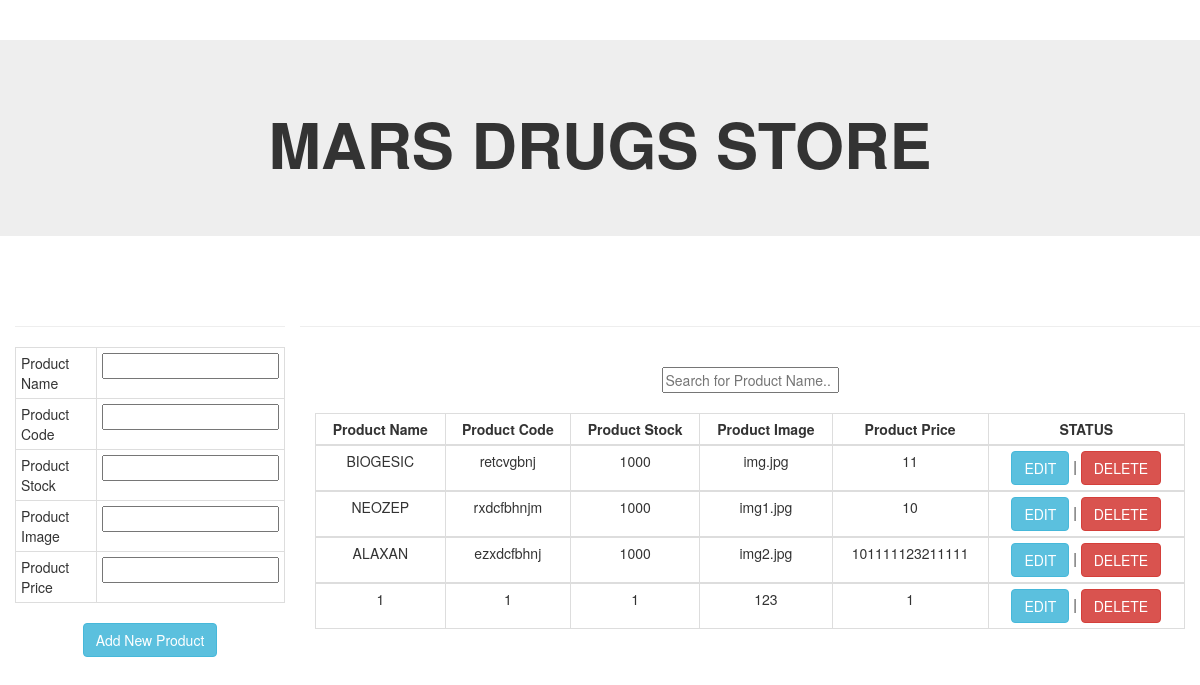
The page / on the database its author committed.
### tables this page shows
CREATE TABLE `tblproduct` (
  `id` int(45) NOT NULL,
  `pro_name` varchar(255) NOT NULL,
  `pro_code` varchar(255) NOT NULL,
  `pro_stock` varchar(255) NOT NULL,
  `pro_image` varchar(255) NOT NULL,
  `pro_price` varchar(255) NOT NULL
);

### application/controllers/product.php (called while the page is built, shortened)
<?php
class Product extends CI_Controller {
	public function index()
	{
		$this->load->model('product_model');
		$result=$this->product_model->index();
		$data=array('productlist'=>$result);
		$this->load->view("product",$data);
	}
}

### index.php (called while the page is built, shortened)
<?php
require_once BASEPATH.'core/CodeIgniter.php';

### application/models/product_model.php (called while the page is built, shortened)
<?php
class Product_model extends CI_Model{
	function index()
	{
		return $this->db->get('tblproduct');
	}
}

### application/views/product.php (the view, shortened to what this page needs)
<!DOCTYPE html>
<html>
<head>
  <link rel="stylesheet" href="https://maxcdn.bootstrapcdn.com/bootstrap/3.3.7/css/bootstrap.min.css">
</head>
<body>
<div align="center">
<br>
<br>
	<div class="row">
		<div class="jumbotron">
    	<h1><b>MARS DRUGS STORE</h1></b>
	</div>
	</div>
	<div class="col-sm-3">
	<br><br><hr>
		<form action="<?php base_url()?>product/insert" method="post">
		<table class="table table-condensed table-bordered" border="3" >
				<td>Product Name</td>
				<td><input type="text" name="name" required></td>
			<tr>
				<td>Product Code</td>
				<td><input type="text" name="code" required></td>
			</tr>
			<tr>
				<td>Product Stock</td>
				<td><input type="text" name="stock" required></td>
			</tr>
			<tr>
				<td>Product Image</td>
				<td><input type="text" name="image" required></td>
			</tr>
			<tr>
				<td>Product Price</td>
				<td><input type="text" name="price" required></td>
			</tr>
		</table>
		<td><button type="submit" class="btn btn-info">Add New Product</button></td>
	</form>
	</div>
	<br>
	<br>
	<hr>
	<div class="container col-sm-9" >
	<input type="text" id="myInput" onkeyup="myFunction()" placeholder="Search for Product Name.."><br><br>
		<table class="table table-condensed table-bordered" align="center" id="myTable">
		<thead ">
			<th style="text-align:center">Product Name</th>
			<th style="text-align:center">Product Code</th>
			<th style="text-align:center">Product Stock</th>
			<th style="text-align:center">Product Image</th>
			<th style="text-align:center">Product Price</th>
			<th style="text-align:center">STATUS</th>
		</thead>
		<?php
			foreach($productlist->result() as $re)
			echo "<tbody align='center'><tr>"
				."<td> $re->pro_name</td>"
				."<td> $re->pro_code</td>"
				."<td> $re->pro_stock</td>"
				."<td> $re->pro_image</td>"
				."<td> $re->pro_price</td>"
				."<td><a class='btn btn-info' href='".base_url()."product/view/$re->id'>EDIT</a> | <a class='btn btn-danger' href='".base_url()."product/delete/$re->id'>DELETE</a></td>"
				."</tr></tbody>";
		?>
		</table>
	</div>
</div>
</body>
</html>

### rows shown on the page
tblproduct: pro_name "BIOGESIC", pro_code "retcvgbnj", pro_stock "1000", pro_image "img.jpg", pro_price "11"
tblproduct: pro_name "NEOZEP", pro_code "rxdcfbhnjm", pro_stock "1000", pro_image "img1.jpg", pro_price "10"
tblproduct: pro_name "ALAXAN", pro_code "ezxdcfbhnj", pro_stock "1000", pro_image "img2.jpg", pro_price "101111123211111"
tblproduct: pro_name "1", pro_code "1", pro_stock "1", pro_image "123", pro_price "1"
